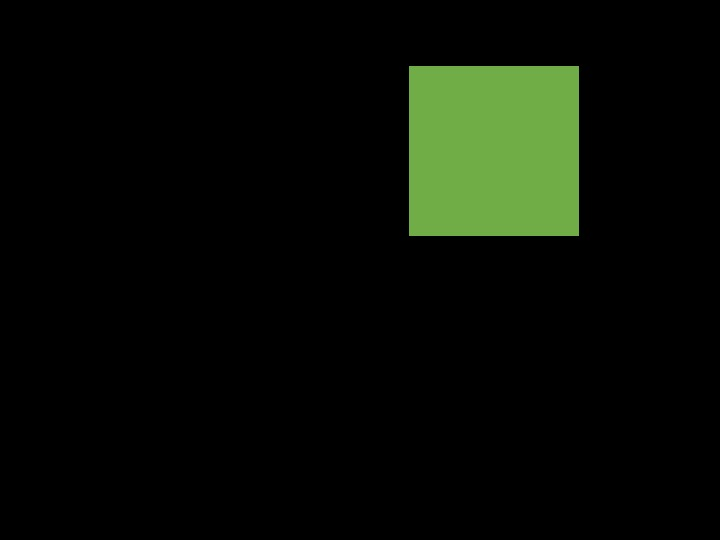
#> input picture photo/sample.jpg, 720 x 540 px; its folder holds 2 pictures in this run
$ python AutoArea.py
#> lines starting #> are read from the running program, lines starting #| are printed output that depends on the picture; after the words box and inside, x2 and y2 are one past the last pixel; in counts of white or black regions, pixels touching at a corner belong together
#!/usr/bin/env python
# -*- coding: utf8 -*-
import os
import glob
import cv2
import matplotlib.pyplot as plt
import numpy as np
import csv
import time

# _listはリスト
# np_はnp.arrayに格納されている


def main(scale, ext, name, HSV_u, HSV_l, cl, gauk, gaun, closing_on):  # メイン関数
    start_time = time.time()

    # 変数調整はここで行う
    PtoC = 1.0 / scale  # pixel to cm  ImageJ等で前もって計測
    # 校正の必要あり。複数枚で確認が要必要。
    extension = ext  # 拡張子は調節して使う
    size_ex = int(len(extension)) * -1
    # binaryとclosingの調節はMainPGArea内で直接行うこと

    # 以下メインの流れ
    folder_name = name
    path = "./" + folder_name
    os.chdir(path)
    name_list, area_list = procedure(
        PtoC, extension, size_ex, folder_name, HSV_u, HSV_l, cl, gauk, gaun, closing_on)
    os.chdir("../")
    savefile(folder_name, name_list, area_list)

    # 計測(実測)値と計算値の比較用 基本的にコメントアウト
    # verification(folder_name)

    if __name__ != 'AutoArea':
        print(">>> complete {0:.2f} sec <<<".format(time.time() - start_time))
        return
    else:
        return time.time() - start_time


def procedure(PtoC, extension, size_ex, folder_name, HSV_u, HSV_l, cl, gauk, gaun, closing_on):
#> called with PtoC = 0.0352, extension = '.jpg', size_ex = -4, folder_name = 'photo', cl = 19, gauk = 15, gaun = 3, closing_on = True
    jpg_list = glob.glob("*{0}".format(extension))  # JPGの探索とループ
    name_list = []
    area_list = []
    for i in range(len(jpg_list)):
        my_file = jpg_list[i]
        name = my_file[:size_ex]
        name_list.append(name)
        if __name__ != 'AutoArea':
            print("{0}/{1}: {2}".format(i + 1, len(jpg_list), name))
        img = cv2.imread(my_file)
#> img is the input picture: shape (540, 720, 3); mean B, G, R 5.3, 12.9, 8.4
        obj = MainPGArea(name, img, folder_name, HSV_u,
                         HSV_l, cl, gauk, gaun, closing_on)
#> in hsv_transration, `self.hsv = cv2.cvtColor(self.img, cv2.COLOR_BGR2HSV)`: self.hsv: shape (540, 720, 3); mean H, S, V 4.2, 13.8, 12.9
#> in gauss_transration, `self.gauss = cv2.GaussianBlur( self.hsv, (self.gauk, self.gauk), self...`: self.gauss: shape (540, 720, 3); mean H, S, V 4.2, 13.8, 12.9
#> in hsv_binary, `self.bin = cv2.inRange(self.gauss, lower, upper)`:
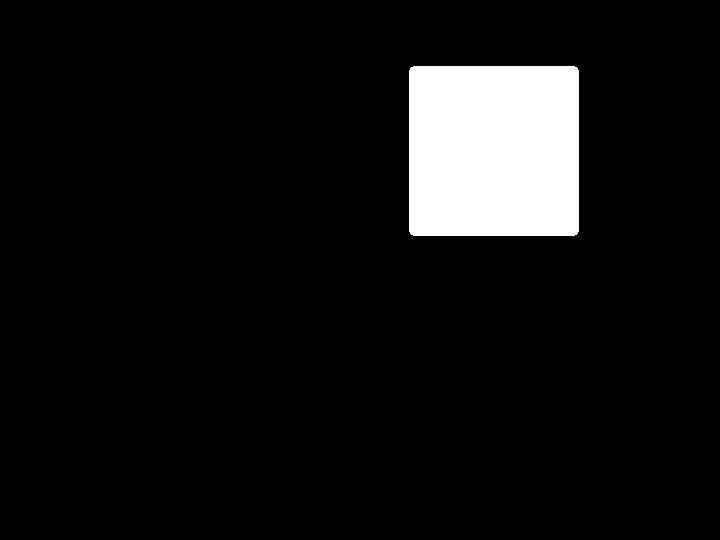
#> self.bin: shape (540, 720); 7.4% white; 1 white region, box (x1, y1, x2, y2) and area: (409, 66, 579, 236) 28868
#> in calculation_area, `self.pixels = cv2.countNonZero(self.cl)`: self.pixels = 28868
        area_list.append(round(obj.pixels * (PtoC ** 2), 2))  # 小数点以下2桁
#> pass 2 of the loop in procedure, `for i in range(len(jpg_list)):`:
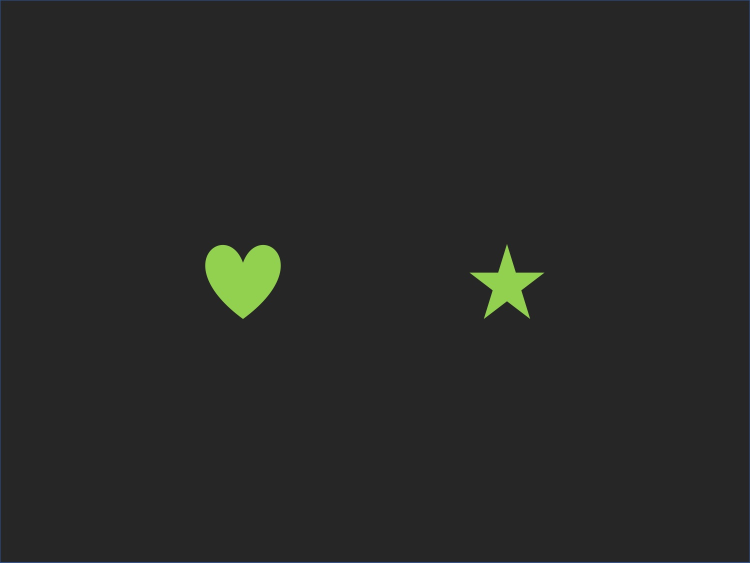
#> input picture photo/sample2.jpg, 1500 x 1125 px (shown at 1/2 size)
#> in procedure, img is the input picture: shape (1125, 1500, 3); mean B, G, R 38.9, 40.4, 39.5
#> self.hsv: shape (1125, 1500, 3); mean H, S, V 4.2, 3.6, 40.7
#> self.gauss: shape (1125, 1500, 3); mean H, S, V 4.1, 3.5, 40.6
#> in hsv_binary (call 2), `self.bin = cv2.inRange(self.gauss, lower, upper)`:
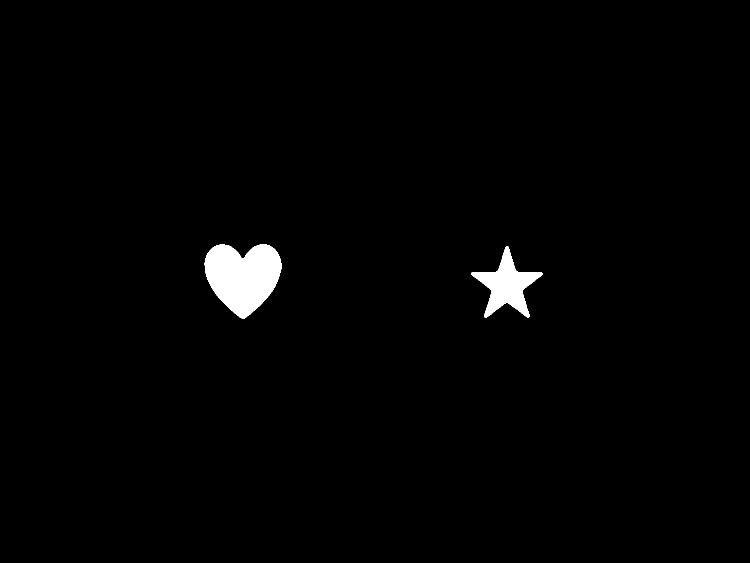
#> self.bin: shape (1125, 1500) (shown at 1/2 size); 1.4% white; 2 white regions, box (x1, y1, x2, y2) and area: (409, 489, 563, 637) 15992, (942, 492, 1085, 635) 7988
#> self.cl: shape (1125, 1500); 1.4% white; 2 white regions, box (x1, y1, x2, y2) and area: (409, 489, 563, 637) 16123, (942, 492, 1085, 635) 8139
#> in main, `name_list, area_list = procedure( PtoC, extension, size_ex, folder_nam..`: name_list = ['sample', 'sample2']; area_list = [35.82, 30.1]
    return name_list, area_list


def savefile(folder_name, name_list, area_list):
#> called with folder_name = 'photo'
    savecsv_buffer = np.array([name_list, area_list])
    savecsv = savecsv_buffer[:, np.argsort(savecsv_buffer[0])].T
    with open("{0}_calculated_area.csv".format(folder_name), "w") as f:
        writer = csv.writer(f, lineterminator="\n")
        for i in range(len(name_list)):
            writer.writerow(savecsv[i])
#> this loop made 2 passes
    return


def verification(folder_name):
    print("Start Verification")
    np_mea = np.loadtxt('measured_area.csv', delimiter=',', usecols=(1))
    np_cal = np.loadtxt('{0}_calculated_area.csv'.format(
        folder_name), delimiter=',', usecols=(1))
    print("Measured: {0}".format(np_mea))
    print("Calculated: {0}".format(np_cal))

    # 可視化
    np_check = np.array([-10000, 10000])

    coef_1 = np.polyfit(np_mea, np_cal, 1)
    print("y = ax + b")
    print("a: {0}".format(coef_1[0]))
    print("b: {0}".format(coef_1[1]))
    y_pred_1 = coef_1[0] * np_check + coef_1[1]

    ax = plt.figure(num=0, dpi=360).gca()
    ax.set_title("Verification", fontsize=14)
    ax.scatter(np_mea, np_cal, s=2, color="red", label="Verification")
    ax.scatter(np.mean(np_mea), np.mean(np_cal), s=40,
               marker="*", color="purple", label="Mean Value")
    ax.plot(np_check, y_pred_1, linewidth=1, color="red",
            label="fitting: y={0:.2f}x+{1:.2f}".format(coef_1[0], coef_1[1]))  # 最小2乗法 1次式
    ax.plot(np_check, np_check, linewidth=1, color="black", label="y=x")
    plt.grid(which='major')
    plt.legend()
    ax.set_xlim([0, 3000])
    ax.set_ylim([0, 3000])
    ax.set_xlabel('Measured', fontsize=14)
    ax.set_ylabel('Calculated', fontsize=14)
    ax.set_aspect('equal', adjustable='box')
    plt.savefig("Verification.png", bbox_inches='tight', pad_inches=0.1)
    plt.pause(0.3)  # 計算速度を上げる場合はコメントアウト
    plt.clf()
    return


class MainPGArea:  # 色調に差があり、輪郭になる場合HSVに変換>>>2値化して判別
    def __init__(self, file_name, img, folder_name, HSV_u, HSV_l, cl, gauk, gaun, closing_on):
        self.file_name = file_name
        self.img = img
        self.folder_name = folder_name
        self.HSV_u = HSV_u
        self.HSV_l = HSV_l
        self.cl = cl
        self.gauk = gauk
        self.gaun = gaun
        self.closing_on = closing_on
        self.pixels = 0
        self.hsv_transration()
        self.gauss_transration()
        self.hsv_binary()
        if self.closing_on:
            self.closing()
        self.save_image()
        self.calculation_area()

    def hsv_transration(self):  # 色調変換
        self.hsv = cv2.cvtColor(self.img, cv2.COLOR_BGR2HSV)
        return

    def gauss_transration(self):  # ガウス変換
        self.gauss = cv2.GaussianBlur(
            self.hsv, (self.gauk, self.gauk), self.gaun)  # フィルタの大きさ
        return

    def hsv_binary(self):  # HSV制限2値化
        lower = np.array(self.HSV_l)  # 下限 0 0 0
        upper = np.array(self.HSV_u)  # 上限 180 255 255
        self.bin = cv2.inRange(self.gauss, lower, upper)
        return

    def closing(self):  # 膨張収縮処理により穴埋め
        kernel = np.ones((self.cl, self.cl), np.uint8)
        self.cl = cv2.morphologyEx(self.bin, cv2.MORPH_CLOSE, kernel)
        return

    def save_image(self):  # 画像の保存
        path = "../{0}_save_image".format(self.folder_name)
        os.makedirs(path, exist_ok=True)
        os.chdir(path)
        # cv2.imwrite("{0}_hsv.jpg".format(self.file_name), self.hsv)
        # cv2.imwrite("{0}_gauss.jpg".format(self.file_name), self.gauss)
        # cv2.imwrite("{0}_bin.jpg".format(self.file_name), self.bin)
        if self.closing_on:
            cv2.imwrite("{0}_cl.jpg".format(self.file_name), self.cl)
        else:
            cv2.imwrite("{0}_bin.jpg".format(self.file_name), self.bin)
        os.chdir("../{0}".format(self.folder_name))
        return

    def calculation_area(self):  # 面積pixel分の計算
        self.pixels = cv2.countNonZero(self.cl)  # 計算する画像の名前に変更
        return


if __name__ == '__main__':
    scale = 28.3889
    ext = ".jpg"
    name = "photo"
    HSV_u = [76, 255, 255]
    HSV_l = [22, 90, 90]
    cl = 19
    gauk = 15
    gaun = 3
    closing_on = True
    main(scale, ext, name, HSV_u, HSV_l, cl, gauk, gaun, closing_on)
